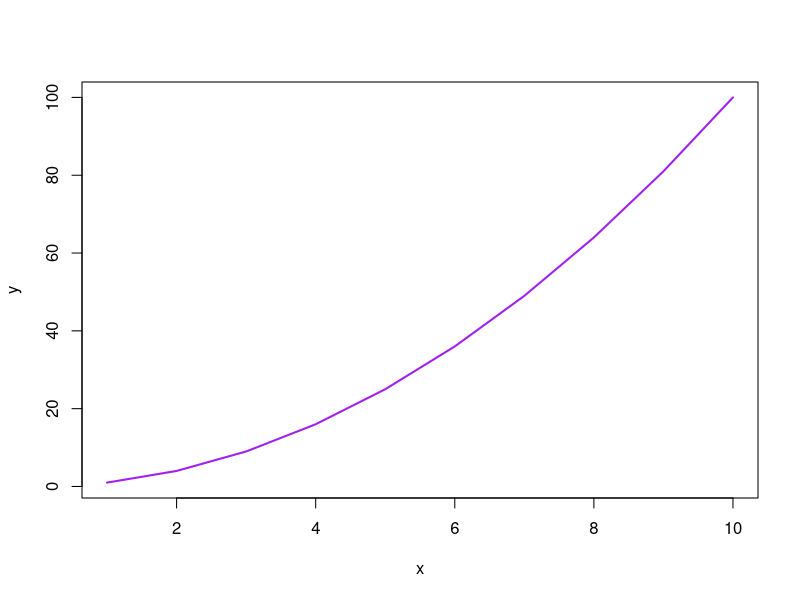

The R script that drew this image:
## ---- chunk 1
x <- 1:10
y <- x^2
plot(x, y, type = "l", lwd = 2, col = "Purple")
